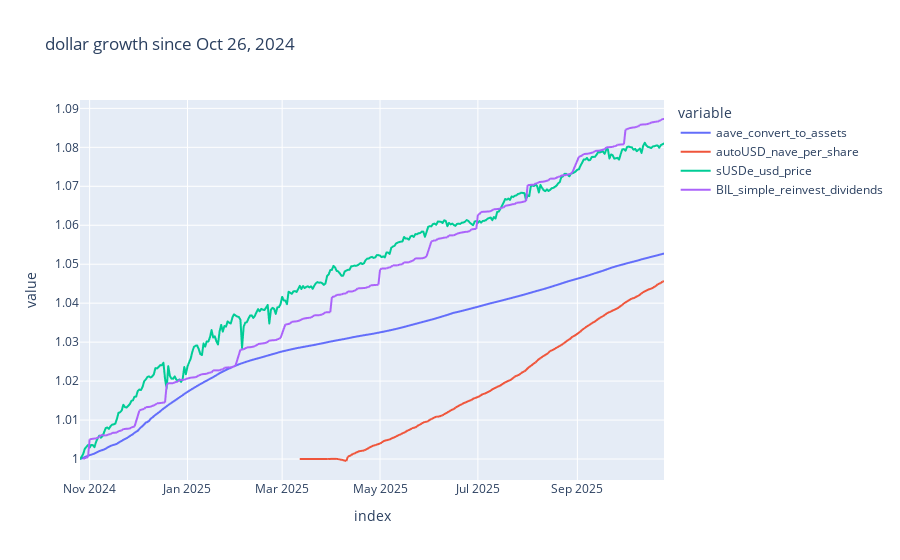

Notebook code cell kept with this figure:
### Markdown cell above
# Methods


## Data sources:

Onchain calls on mainnet at the last block of each day in the last year

- autoUSD.converToAssets(1e18) / 1e6 -> USDC value of one autoUSD share
- sUSDe -> chainlink sUSDE -> USD oracle, safe USD value of sUSDe over time
- Aave USDC lending, stataAaveUSDC.convertToAssets(1e6) / 1e6, growth of a share of the aave USDC valut

BIL `SPDR Bloomberg 1-3 Month T-Bill ETF`

https://www.ssga.com/us/en/intermediary/etfs/spdr-bloomberg-1-3-month-t-bill-etf-bil 

> The SPDR® Bloomberg  1-3 Month T-Bill ETF seeks to provide investment results that, before fees and expenses, correspond generally to the price and yield performance of the Bloomberg  1-3 Month U.S. Treasury Bill Index (the "Index")  
> Seeks to provide exposure to publicly issued U.S. Treasury Bills that have a remaining maturities between 1 and 3 months  
> Short duration fixed income is less exposed to fluctuations in interest rates than longer duration securities  
> Rebalanced on the last business day of the month  


As of Oct 26, 2025 ~42.5B AUM

```
!pip install yfinance
import yfinance as yf
tickers = ['BIL']
data = yf.download(tickers, start="2024-10-26", end="2025-10-26", actions=True)
data.to_csv('data.csv')

```

Closing price + cumulative Sum of monthly dividends = simple non compounding return of reinvesting into BIL

note that this does not assume compounding of dividends here, so it is slighly convervative. need to make a better formula here.


# Some Other Notes

- using linear interpolation between for BIL Prices because we don't have prices on the weekends and holidays. 
- BIL sends dividends every 1 month, so the yield is more volitile than the other choices where the yeild is continious. So the volitility of BIL looks a bit higher

### Code cell
from mainnet_launch.data_fetching.get_state_by_block import get_state_by_one_block, build_blocks_to_use, get_raw_state_by_blocks, safe_normalize_6_with_bool_success, safe_normalize_with_bool_success
from mainnet_launch.constants import ETH_CHAIN, AUTO_USD
import pandas as pd
import plotly .express as px

end_of_day_oct_26_2024_block = 21053236


# https://etherscan.io/address/0x73edDFa87C71ADdC275c2b9890f5c3a8480bC9E6#readProxyContract
from multicall import Call

# chainlink safe price of sUSDe over time
# https://etherscan.io/address/0x98C23E9d8f34FEFb1B7BD6a91B7FF122F4e16F5c aave USDC
# https://data.chain.link/feeds/ethereum/mainnet/susde-usd

sUSDe_price_oracle= '0xFF3BC18cCBd5999CE63E788A1c250a88626aD099'
sUSDe = '0x9D39A5DE30e57443BfF2A8307A4256c8797A3497' # mainnet
stata_aave = '0x73edDFa87C71ADdC275c2b9890f5c3a8480bC9E6' # convert to shares calls

aave_convert_to_shares_call = Call(
        stata_aave,
        ["convertToAssets(uint256)(uint256)", int(1e6)],
        [("aave_convert_to_assets",  safe_normalize_6_with_bool_success)],
    )


sUSDe_convert_to_shares_call = Call(
        sUSDe,
        ["convertToAssets(uint256)(uint256)", int(1e18)],
        [("sUSDe_convert_to_assets", safe_normalize_with_bool_success )],
    
    )

autoUSD_nave_per_share_call = Call(
        AUTO_USD.autopool_eth_addr,
        ["convertToAssets(uint256)(uint256)", int(1e18)],
        [("autoUSD_nave_per_share", safe_normalize_6_with_bool_success )],
)



def _process_chainlink_usd_price(success, args):
    """
    Normalize Chainlink latestRoundData -> price as float (answer / 1e6).
    args is: (roundId:uint80, answer:int256, startedAt:uint256, updatedAt:uint256, answeredInRound:uint80)
    """
    round_id, answer, started_at, updated_at, answered_in_round = args
    if success:
        return float(answer) / 1e8


chainlink_sUSDe_usd_price_call = Call(
    sUSDe_price_oracle,
    ["latestRoundData()((uint80,int256,uint256,uint256,uint80))"],
    [("sUSDe_usd_price", _process_chainlink_usd_price)],
)


blocks = build_blocks_to_use(ETH_CHAIN, start_block=end_of_day_oct_26_2024_block)
df = get_raw_state_by_blocks(calls=[
    aave_convert_to_shares_call,    
    autoUSD_nave_per_share_call,
    chainlink_sUSDe_usd_price_call,
], blocks=blocks, chain=ETH_CHAIN) 


bill_df = pd.read_csv('BIL data year to date .csv', parse_dates=['Date'], index_col='Date')[['Dividends', 'Close']]
bill_df['BIL_simple_reinvest_dividends'] = bill_df['Close'] + bill_df['Dividends'].cumsum()
bill_df.index = bill_df.index.date
df.index = df.index.date
large_df = df.merge(bill_df['BIL_simple_reinvest_dividends'], left_index=True, right_index=True, how='left')

large_df['BIL_simple_reinvest_dividends'] = large_df['BIL_simple_reinvest_dividends'].interpolate(method='linear')

### Figure 1 — Plotly figure (JSON) as saved in the notebook; plotly's stock layout.template omitted (floating-point values rounded to 4 significant figures; data arrays with more than 128 entries replaced by an {"elided": "..."} marker saying what was removed)
{"data": [{"hovertemplate": "variable=aave_convert_to_assets<br>index=%{x}<br>value=%{y}<extra></extra>", "legendgroup": "aave_convert_to_assets", "line": {"color": "#636efa", "dash": "solid"}, "marker": {"symbol": "circle"}, "mode": "lines", "name": "aave_convert_to_assets", "showlegend": true, "type": "scattergl", "x": {"elided": "365 str values"}, "xaxis": "x", "y": {"elided": "365 float values"}, "yaxis": "y"}, {"hovertemplate": "variable=autoUSD_nave_per_share<br>index=%{x}<br>value=%{y}<extra></extra>", "legendgroup": "autoUSD_nave_per_share", "line": {"color": "#EF553B", "dash": "solid"}, "marker": {"symbol": "circle"}, "mode": "lines", "name": "autoUSD_nave_per_share", "showlegend": true, "type": "scattergl", "x": {"elided": "365 str values"}, "xaxis": "x", "y": {"elided": "365 float values"}, "yaxis": "y"}, {"hovertemplate": "variable=sUSDe_usd_price<br>index=%{x}<br>value=%{y}<extra></extra>", "legendgroup": "sUSDe_usd_price", "line": {"color": "#00cc96", "dash": "solid"}, "marker": {"symbol": "circle"}, "mode": "lines", "name": "sUSDe_usd_price", "showlegend": true, "type": "scattergl", "x": {"elided": "365 str values"}, "xaxis": "x", "y": {"elided": "365 float values"}, "yaxis": "y"}, {"hovertemplate": "variable=BIL_simple_reinvest_dividends<br>index=%{x}<br>value=%{y}<extra></extra>", "legendgroup": "BIL_simple_reinvest_dividends", "line": {"color": "#ab63fa", "dash": "solid"}, "marker": {"symbol": "circle"}, "mode": "lines", "name": "BIL_simple_reinvest_dividends", "showlegend": true, "type": "scattergl", "x": {"elided": "365 str values"}, "xaxis": "x", "y": {"elided": "365 float values"}, "yaxis": "y"}], "layout": {"legend": {"title": {"text": "variable"}, "tracegroupgap": 0}, "title": {"text": "dollar growth since Oct 26, 2024"}, "xaxis": {"anchor": "y", "domain": [0, 1], "title": {"text": "index"}}, "yaxis": {"anchor": "x", "domain": [0, 1], "title": {"text": "value"}}}}
